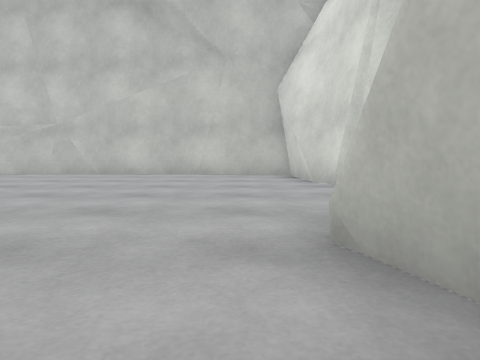
[1] (above)

14 first-person views from a walk through a 3-D level made in the Unity game engine. The camera is 0.23 m above the floor, tilts 4° down and sees 70° across. The floor is counted in squares, 0.5 m on a side. Each view is taken from the middle of a square. On the plan, view 1 faces up. The plan holds only what a view shows up to about 9 squares ahead; the rest is blank. The place goes on beyond the plan. Some animated figures are not drawn. Surface patterns are stand-ins for the level's own textures.

[2]
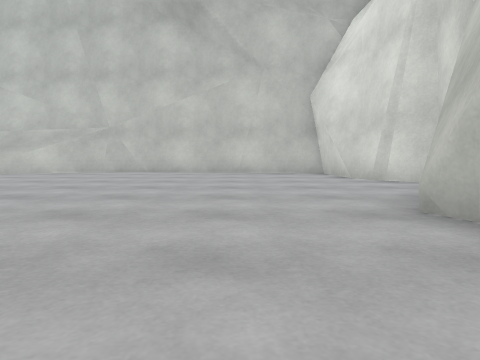

[3]
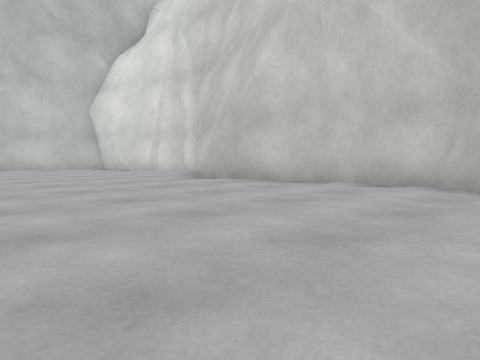

[4]
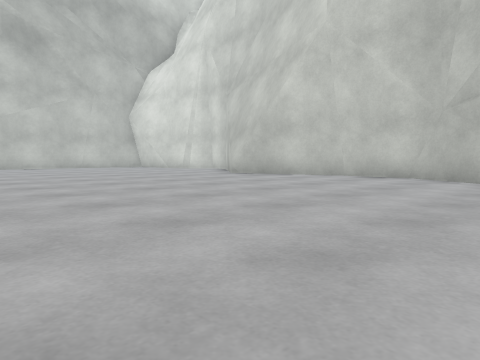

[5]
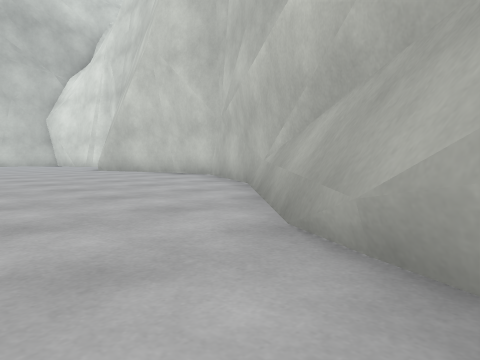

[6]
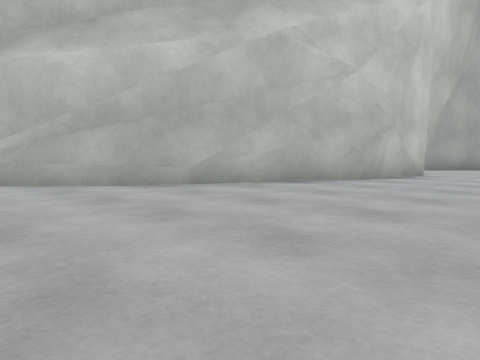

[7]
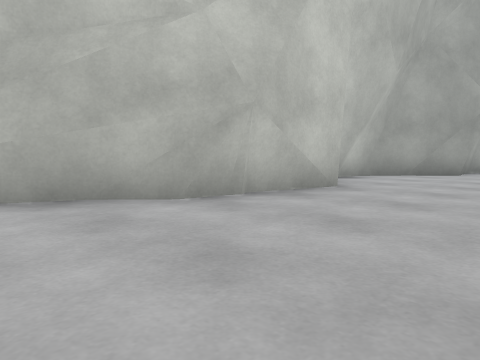

[8]
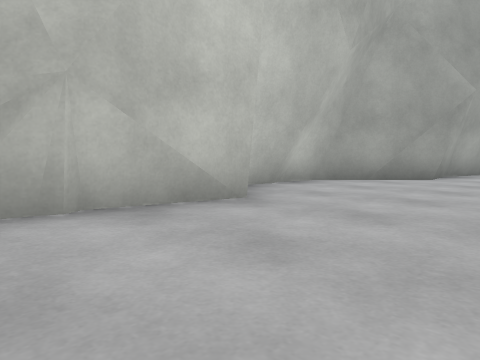

[9]
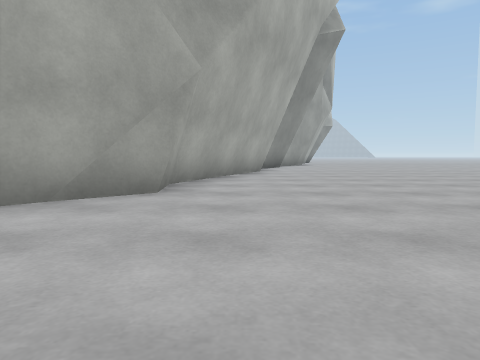

[10]
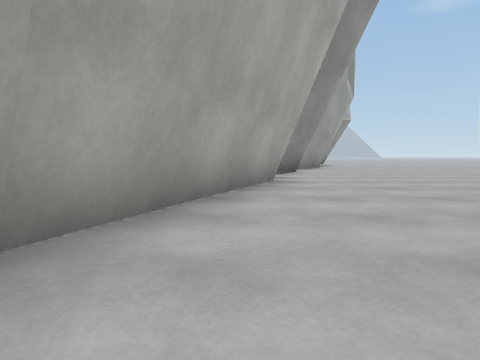

[11]
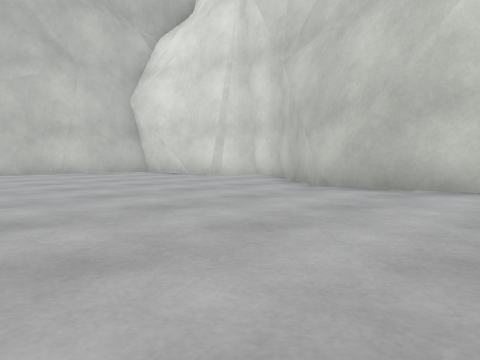

[12]
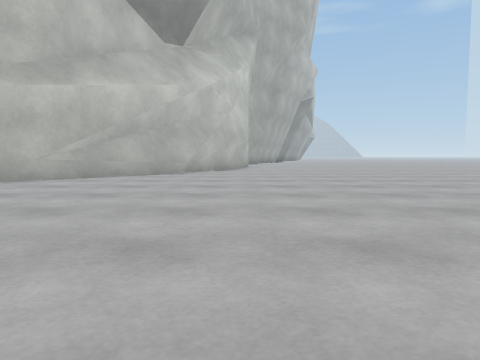

[13]
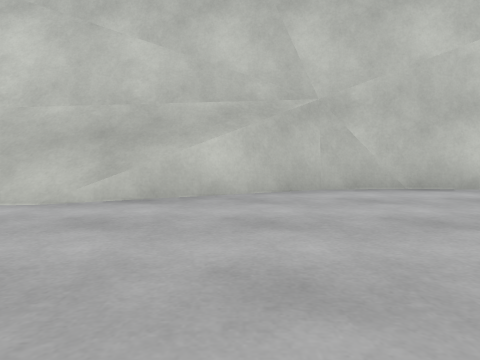

[14]
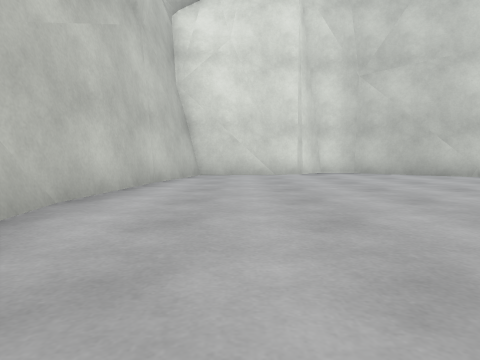

### Floor plan
Points are (right, up) in squares from view 1. A wall is a line through its corners. A room is listed if a view was taken in it or the views show most of it. See-through windows are left out.
Room 1 (views 1, 2, 3, 4, 5, 6, 7, 8, 9, 10, 11, 12, 13, 14)
walls: (-0.7, -6.7) (1.4, -2.6) (1.3, -0.9); (1.4, -1.1) (0.5, 1.8) (2.2, 3.9) (2.4, 4.8) (1.6, 5.6) (1.5, 6.1); (-3, -9) (0.3, -5.2); (0.4, 1.4) (0.8, 2.3); (-3.6, -10.2) (-2.5, -8.3); (-3.8, -11.5) (-2.3, -7.6); (-4.3, -11.6) (-3.3, -10.5); (-4.2, -11.9) (-4.1, -11); (1.6, 5.8) (1.1, 6.8); (1.3, 6.1) (1.2, 8.1) (-1, 8.6); (-4.4, -13.6) (-4, -12); (-4.4, -13.9) (-4.3, -12.4); (-3.7, 8.9) (-4.9, 8.8) (-7.6, 7.5); (-0.8, 8.5) (-4.4, 9); (-3.7, -15.7) (-3.4, -14.9); (-3.3, -16.3) (-3.5, -15.7) (-3.3, -14.9); (-4.7, -18.2) (-3.5, -16.8) (-3.3, -15.8); (-5.2, -18.6) (-4, -17.5); (-6.8, -24.5) (-5, -19.4) (-5.1, -18.2)
low walls: (-3.2, -15.7) (-3.1, -14.9); (-5.5, -21.4) (-4.8, -19.5)

Where each view was taken, in squares from view 1:
view 1: 0 up, 0 right, facing up
view 2: 1 down, 1 left, facing up
view 3: 4 down, 4 left, facing up-right
view 4: 5 down, 6 left, facing up-right
view 5: 9 down, 4 left, facing up-right
view 6: 5 down, 7 left, facing down-right
view 7: 9 down, 7 left, facing down-right
view 8: 11 down, 7 left, facing down-right
view 9: 14 down, 6 left, facing down
view 10: 18 down, 6 left, facing down
view 11: 1 down, 4 left, facing up-right
view 12: 1 up, 4 left, facing down
view 13: 4 up, 6 left, facing up
view 14: 7 up, 7 left, facing right
